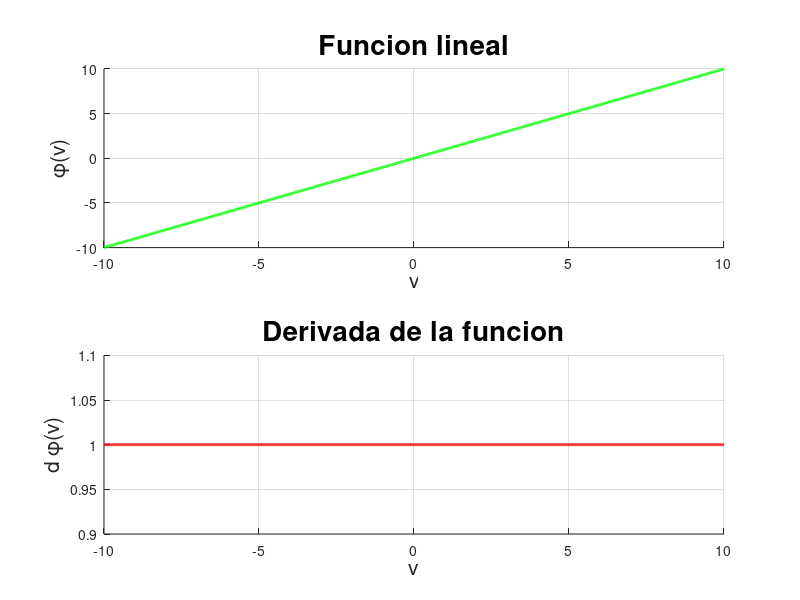

The MATLAB script that drew this image:
% Ian Mu;oz Nu;ez - Funcion 'Lineal'

close all
clear
clc

v = linspace(-10, 10, 1000); % Variable independiente

A = 1; % Parametro que determina la pendiente de la funcion
y = A*v; % Funcion o variable dependiente
dy = A*ones(1,1000); % Derivada de la funcion

figure(1)

subplot(2,1,1)
hold on
grid on

plot(v, y, 'g-', 'LineWidth', 2)
title("Funcion lineal", 'FontSize', 20)
xlabel('v', 'FontSize', 15)
ylabel('\phi(v)', 'FontSize', 15)

subplot(2,1,2)
hold on
grid on

plot(v, dy, 'r-', 'LineWidth', 2)
title("Derivada de la funcion", 'FontSize', 20)
xlabel('v', 'FontSize', 15)
ylabel('d \phi(v)', 'FontSize', 15)

